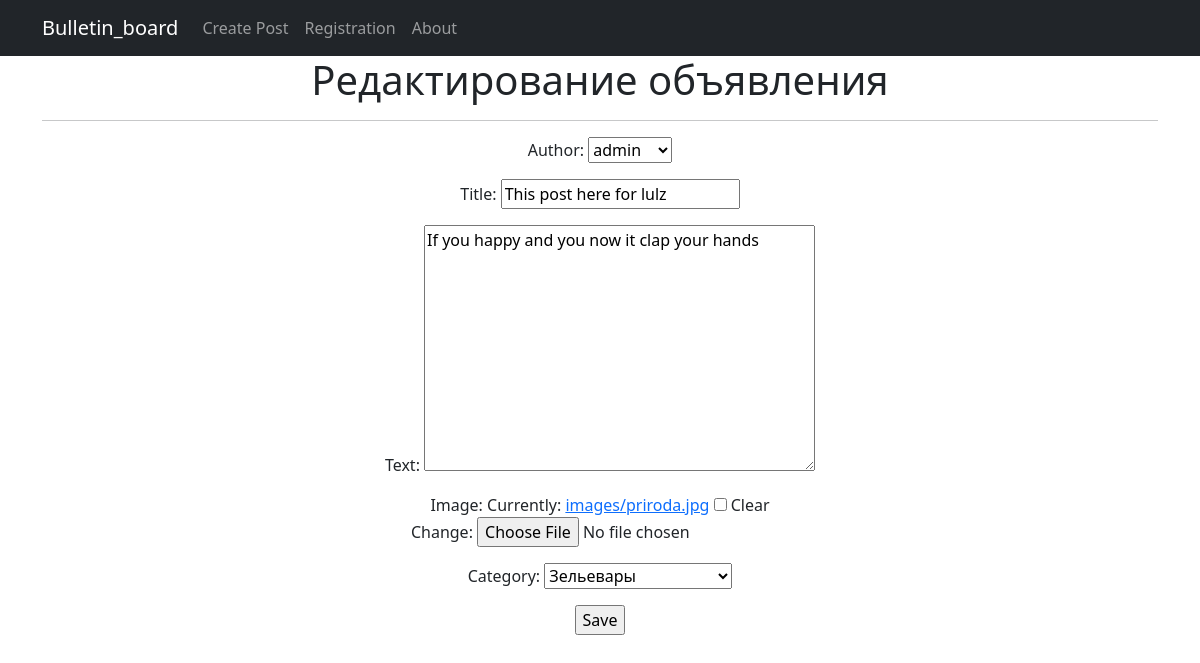
The page /2/edit/ (signed in) on the database its author committed.
### main_board/models.py (models this page shows, shortened)
class Post(models.Model):
    datecreation = models.DateTimeField(auto_now_add=True)
    author = models.ForeignKey(User, on_delete=models.CASCADE)
    title = models.CharField(max_length=128)
    text = models.TextField()
    image = models.ImageField(upload_to='images/', null=True, blank=True)
    CATEGORY_CHOICES = (
        ('TK', 'Танки'),
        ('HL', 'Хилы'),
        ('DD', 'ДД'),
        ('BY', 'Торговцы'),
        ('GM', 'Гилдмастеры'),
        ('QG', 'Квестгиверы'),
        ('BS', 'Кузнецы'),
        ('SK', 'Кожевники'),
        ('PM', 'Зельевары'),
        ('SM', 'Мастера заклинаний'),
    )
    category = models.CharField(max_length=2, choices=CATEGORY_CHOICES, default='HL')

### main_board/views.py (the view)
# urls.py: path('<int:pk>/edit/', PostEdit.as_view()),
class PostEdit(PermissionRequiredMixin, UpdateView):
    permission_required = ('main_board.change_post')
    raise_exception = True
    form_class = PostForm
    model = Post
    template_name = 'post_edit.html'
    success_url = reverse_lazy('main')

### main_board/forms.py
class PostForm(forms.ModelForm):
   class Meta:
       model = Post
       fields = ['author','title','text','image','category']

### templates/post_edit.html (shortened to what this page needs)
{% extends 'flatpages/default.html' %}
{% block content %}
<h1>Редактирование объявления</h1>
<hr>
<form action ="" method ="post">
    {{form.as_p}}
    <input type="submit" value="Save"/>
</form>
{% endblock content %}

### rows shown on the page
Post: author "admin", title "This post here for lulz", text "If you happy and you now it clap your hands", category "Зельевары"
